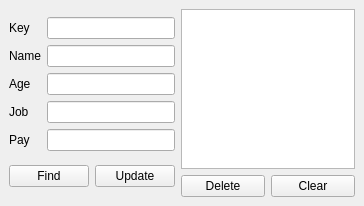
<?xml version="1.0" encoding="UTF-8"?>
<ui version="4.0">
 <class>mainwindow</class>
 <widget class="QMainWindow" name="mainwindow">
  <property name="geometry">
   <rect>
    <x>0</x>
    <y>0</y>
    <width>364</width>
    <height>206</height>
   </rect>
  </property>
  <property name="windowTitle">
   <string>People Database</string>
  </property>
  <widget class="QWidget" name="centralwidget">
   <layout class="QHBoxLayout" name="horizontalLayout_4">
    <item>
     <layout class="QVBoxLayout" name="verticalLayout_3">
      <item>
       <layout class="QHBoxLayout" name="horizontalLayout">
        <item>
         <layout class="QVBoxLayout" name="verticalLayout_2">
          <item>
           <widget class="QLabel" name="label">
            <property name="text">
             <string>Key</string>
            </property>
           </widget>
          </item>
          <item>
           <widget class="QLabel" name="label_2">
            <property name="text">
             <string>Name</string>
            </property>
           </widget>
          </item>
          <item>
           <widget class="QLabel" name="label_3">
            <property name="text">
             <string>Age</string>
            </property>
           </widget>
          </item>
          <item>
           <widget class="QLabel" name="label_4">
            <property name="text">
             <string>Job</string>
            </property>
           </widget>
          </item>
          <item>
           <widget class="QLabel" name="label_5">
            <property name="text">
             <string>Pay</string>
            </property>
           </widget>
          </item>
         </layout>
        </item>
        <item>
         <layout class="QVBoxLayout" name="verticalLayout">
          <item>
           <widget class="QLineEdit" name="key_line"/>
          </item>
          <item>
           <widget class="QLineEdit" name="name_line"/>
          </item>
          <item>
           <widget class="QLineEdit" name="age_line"/>
          </item>
          <item>
           <widget class="QLineEdit" name="job_line"/>
          </item>
          <item>
           <widget class="QLineEdit" name="pay_line"/>
          </item>
         </layout>
        </item>
       </layout>
      </item>
      <item>
       <layout class="QHBoxLayout" name="horizontalLayout_2">
        <item>
         <widget class="QPushButton" name="fetch_btn">
          <property name="text">
           <string>Find</string>
          </property>
         </widget>
        </item>
        <item>
         <widget class="QPushButton" name="update_btn">
          <property name="text">
           <string>Update</string>
          </property>
         </widget>
        </item>
       </layout>
      </item>
     </layout>
    </item>
    <item>
     <layout class="QVBoxLayout" name="verticalLayout_4">
      <item>
       <widget class="QListWidget" name="list_widget"/>
      </item>
      <item>
       <layout class="QHBoxLayout" name="horizontalLayout_3">
        <item>
         <widget class="QPushButton" name="delete_btn">
          <property name="text">
           <string>Delete</string>
          </property>
         </widget>
        </item>
        <item>
         <widget class="QPushButton" name="clear_btn">
          <property name="text">
           <string>Clear</string>
          </property>
         </widget>
        </item>
       </layout>
      </item>
     </layout>
    </item>
   </layout>
  </widget>
 </widget>
 <resources/>
 <connections/>
</ui>
